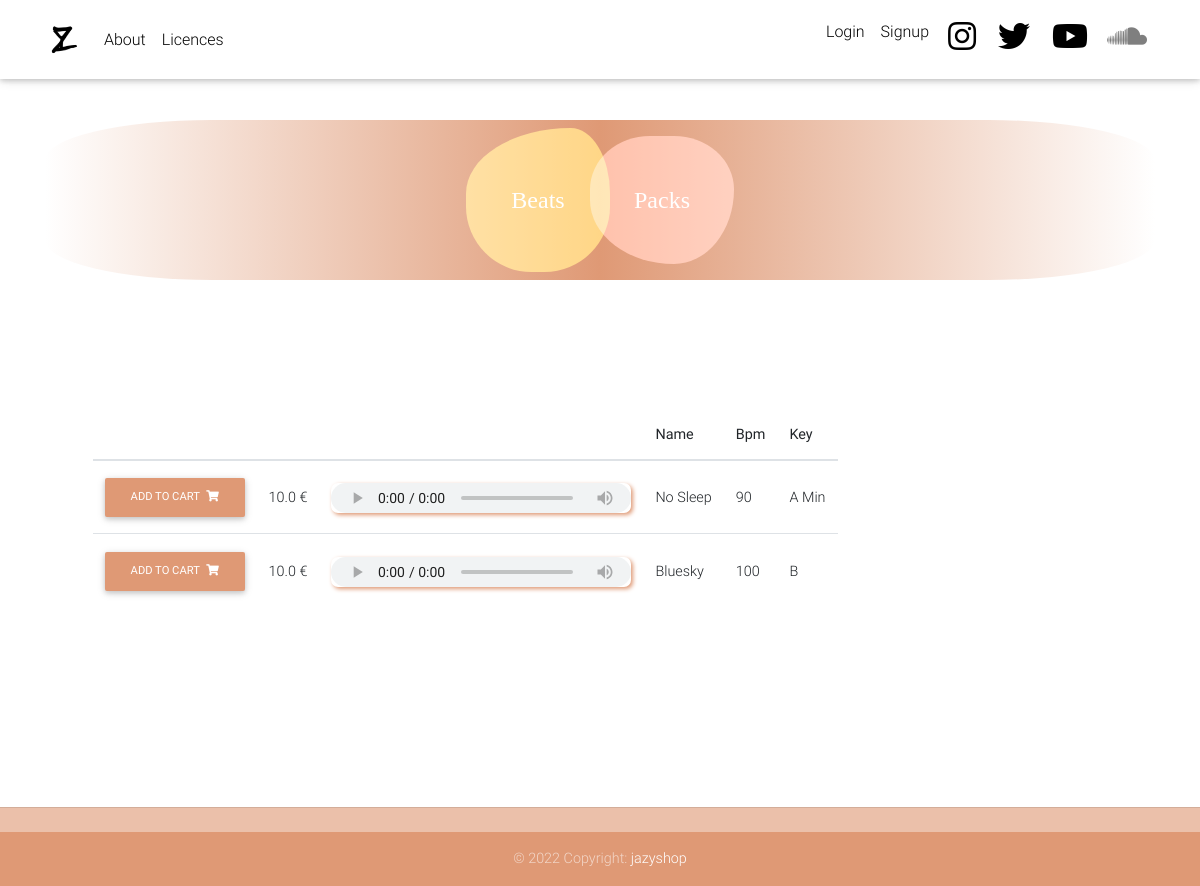
The page / on the database its author committed.
### main/models.py (models this page shows, shortened)
class Item(models.Model):
    title = models.CharField(max_length=100)
    price = models.FloatField()
    discount_price = models.FloatField(blank=True, null=True)
    description = models.TextField(blank=True, null=True)
    slug = models.SlugField(default="",blank = True, null=False, db_index=True)
    def get_absolute_url(self):
        return reverse("product", kwargs={"slug": self.slug})

class Beat(Item):
    bpm = models.FloatField()
    key = models.CharField(max_length=5)
    category = models.CharField(default="Beat",max_length=10)
    genre = models.CharField(null=True, max_length=15)
    bpm = models.IntegerField(
        validators= [MinValueValidator(50),MaxValueValidator(200)])
    file = models.FileField(upload_to="static/beats")
    image = models.ImageField(upload_to="static/beats/img")
    is_newest = models.BooleanField(default=False)

### main/views.py (the view)
# urls.py: path('', HomeView.as_view(), name="home"),
class HomeView(ListView):
    model = Item
    paginate_by = 8
    template_name = "main/index.html"

### main/templates/main/index.html (shortened to what this page needs)
{% extends "base.html" %}
{% load static %}
{% block extra_head%}
<link href="{% static 'css/switch.css' %}" rel="stylesheet">
{% endblock%}
  {%block content %}
  <main>
    <div class="container" id="category_container">
      <nav class="navbar navbar-expand-lg mt-3 mb-5"  id="category_navbar">
      <div class="container" id="slider">
        <label for="t1" id="beatbutton">Beats</label>
        <label for="t2" id="packbutton">Packs</label>
      </div>
    </nav>
      <div id="beatbox">
      {%  include "main/beatpage.html" %}
      </div>
</div>
</main>
{% endblock %}

### main/templates/main/beatpage.html (shortened to what this page needs)
{% block content %}
<section class="text-center mb-4" id="beatpage">
    <div class="container" id="beatbox" style="padding:5rem 3rem 10rem;">
      <table class="table table-hover" id="beattabelle">
        <thead>
          <tr>
            <th scope="col"></th>
            <th scope="col"></th>
            <th scope="col"></th>
            <th scope="col">Name</th>
            <th scope="col">Bpm</th>
            <th scope="col">Key</th>
          </tr>
        </thead>
        <tbody>
          {% for item in object_list %}
          {% if item.beat.category == "Beat" %}
          <tr>
          <td><a href="/add-to-cart/{{item.slug}}/" class="btn btn-primary btn-md my-0 p" id="add_to_cart_button">Add to cart
          <i class="fas fa-shopping-cart ml-1"></i>
          <td>{{item.price}} €</td>
          <td><audio controls controlsList="nodownload noplaybackrate" preload="metadata">
            <source src="{{item.beat.file}}" type="audio/mpeg"  autoplay="False"></audio>
            <source src="{{item.beat.file}}" type="audio/ogg"  autoplay="False"></audio>
          </td>
          <td>{{item.title}}</td>
          <td>{{item.beat.bpm}}</td>
          <td>{{item.beat.key}}</td>
        </tr>
        {% endif %}
        {%endfor%}
        </tbody>
        </table>
    </div>
  </section>
{% endblock %}

### static/css/custom.css (style rules this page uses)
body { display:flex; flex-direction:column; }
#category_navbar { background: rgb(255,255,255); background: linear-gradient(90deg, rgba(255,255,255,1) 0%, rgba(223,153,117,1) 50%, rgba(255,255,255,1) 100%); border-width: 3px 4px 3px 5px; border-radius: 15% 15% 15% 15% / 25% 25% 25% 25%; box-shadow: none; margin-top: 3rem; }
#slider { justify-content: center; color: white; font-family: "Lucida Handwriting", cursive; }
#packbutton { color: #fff; padding: 5%; width: 9rem; height: 8rem; margin: 0 -10px; mix-blend-mode: screen; background: #f66; border-radius: 50% 50% 50% 70%/50% 50% 70% 60%; }
#beatbutton { background: #f92; border-radius: 80% 30% 50% 50%/50%; color: #fff; padding: 5%; width: 9rem; height: 9rem; margin: 0 -10px; mix-blend-mode: screen; }
#beatbutton,#packbutton { font-size: 1.5rem; display: flex; justify-content: center; align-items: center; }
#beatpage,#packbox { font-size: 2.5rem; }
audio { -webkit-transition:all 0.5s linear; -moz-transition:all 0.5s linear; -o-transition:all 0.5s linear; transition:all 0.5s linear; -moz-box-shadow: 2px 2px 4px 0px #df9975; -webkit-box-shadow: 2px 2px 4px 0px #df9975; box-shadow: 2px 2px 4px 0px #df9975; -moz-border-radius:7px 7px 7px 7px ; -webkit-border-radius:7px 7px 7px 7px ; border-radius:7px 7px 7px 7px ; height: 30px; max-width: 600px; }
#add_to_cart_button { background-color: #df9975!important; }
#beattabelle td { vertical-align: middle; }
#beattabelle { display: block; overflow-x: auto; white-space: nowrap; }

### templates/base.html (style rules this page uses)
html, body, header, .carousel { height: 60vh; }

### rows shown on the page
Item: price "10.0", title "No Sleep", beat.bpm "90", beat.key "A Min"
Item: price "10.0", title "Bluesky", beat.bpm "100", beat.key "B"
